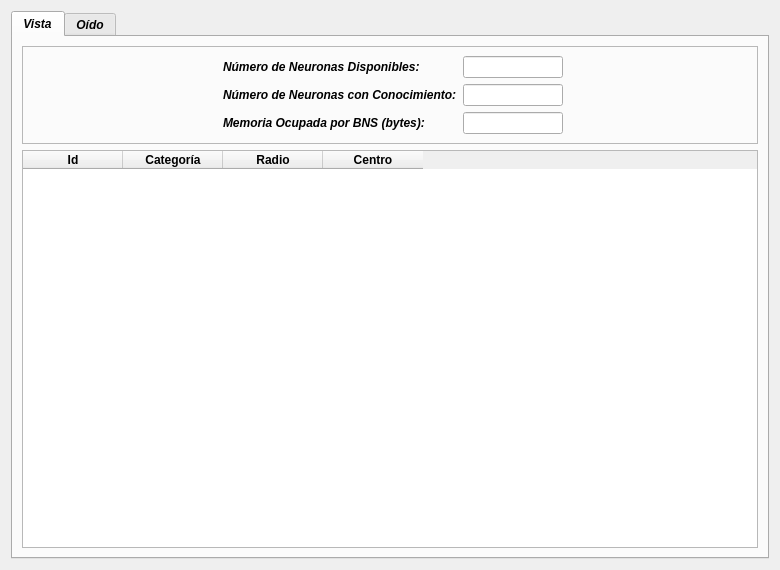
<?xml version="1.0" encoding="UTF-8"?>
<ui version="4.0">
 <class>DialogTableBNS</class>
 <widget class="QDialog" name="DialogTableBNS">
  <property name="geometry">
   <rect>
    <x>0</x>
    <y>0</y>
    <width>780</width>
    <height>570</height>
   </rect>
  </property>
  <property name="minimumSize">
   <size>
    <width>780</width>
    <height>570</height>
   </size>
  </property>
  <property name="maximumSize">
   <size>
    <width>780</width>
    <height>570</height>
   </size>
  </property>
  <property name="windowTitle">
   <string>Tabulacion De BNS</string>
  </property>
  <property name="windowIcon">
   <iconset>
    <normaloff>:/icons/tableNeuron.png</normaloff>:/icons/tableNeuron.png</iconset>
  </property>
  <layout class="QGridLayout" name="gridLayout_4">
   <item row="0" column="0">
    <widget class="QTabWidget" name="qTabWidget">
     <property name="font">
      <font>
       <weight>75</weight>
       <italic>true</italic>
       <bold>true</bold>
      </font>
     </property>
     <property name="toolTip">
      <string/>
     </property>
     <property name="tabShape">
      <enum>QTabWidget::Rounded</enum>
     </property>
     <property name="currentIndex">
      <number>0</number>
     </property>
     <widget class="QWidget" name="tabSight">
      <property name="toolTip">
       <string>Bloque Neuronal de Vista</string>
      </property>
      <attribute name="title">
       <string>Vista</string>
      </attribute>
      <layout class="QGridLayout" name="gridLayout_5">
       <item row="0" column="0">
        <widget class="QFrame" name="frame_2">
         <property name="frameShape">
          <enum>QFrame::StyledPanel</enum>
         </property>
         <property name="frameShadow">
          <enum>QFrame::Raised</enum>
         </property>
         <layout class="QGridLayout" name="gridLayout_3">
          <item row="0" column="0">
           <layout class="QFormLayout" name="formLayoutSight">
            <property name="fieldGrowthPolicy">
             <enum>QFormLayout::AllNonFixedFieldsGrow</enum>
            </property>
            <property name="formAlignment">
             <set>Qt::AlignHCenter|Qt::AlignTop</set>
            </property>
            <item row="0" column="0">
             <widget class="QLabel" name="labelNumNeuronSight">
              <property name="text">
               <string>Número de Neuronas Disponibles:</string>
              </property>
             </widget>
            </item>
            <item row="0" column="1">
             <widget class="QLineEdit" name="lineEditNumNeuronSight">
              <property name="maximumSize">
               <size>
                <width>100</width>
                <height>16777215</height>
               </size>
              </property>
              <property name="alignment">
               <set>Qt::AlignCenter</set>
              </property>
              <property name="readOnly">
               <bool>true</bool>
              </property>
             </widget>
            </item>
            <item row="1" column="0">
             <widget class="QLabel" name="labelPtrSight">
              <property name="text">
               <string>Número de Neuronas con Conocimiento:</string>
              </property>
             </widget>
            </item>
            <item row="1" column="1">
             <widget class="QLineEdit" name="lineEditPtrSight">
              <property name="maximumSize">
               <size>
                <width>100</width>
                <height>16777215</height>
               </size>
              </property>
              <property name="alignment">
               <set>Qt::AlignCenter</set>
              </property>
              <property name="readOnly">
               <bool>true</bool>
              </property>
             </widget>
            </item>
            <item row="2" column="0">
             <widget class="QLabel" name="labelMemSight">
              <property name="text">
               <string>Memoria Ocupada por BNS (bytes):</string>
              </property>
             </widget>
            </item>
            <item row="2" column="1">
             <widget class="QLineEdit" name="lineEditMemSight">
              <property name="maximumSize">
               <size>
                <width>100</width>
                <height>16777215</height>
               </size>
              </property>
              <property name="alignment">
               <set>Qt::AlignCenter</set>
              </property>
              <property name="readOnly">
               <bool>true</bool>
              </property>
             </widget>
            </item>
           </layout>
          </item>
         </layout>
        </widget>
       </item>
       <item row="1" column="0">
        <layout class="QVBoxLayout" name="verticalLayoutSight">
         <item>
          <widget class="QTableWidget" name="tableWidgetSight">
           <property name="editTriggers">
            <set>QAbstractItemView::NoEditTriggers</set>
           </property>
           <property name="alternatingRowColors">
            <bool>true</bool>
           </property>
           <column>
            <property name="text">
             <string>Id</string>
            </property>
            <property name="toolTip">
             <string>Identificador De neurona</string>
            </property>
            <property name="font">
             <font>
              <weight>75</weight>
              <bold>true</bold>
             </font>
            </property>
            <property name="textAlignment">
             <set>AlignHCenter|AlignVCenter|AlignCenter</set>
            </property>
           </column>
           <column>
            <property name="text">
             <string>Categoría</string>
            </property>
            <property name="toolTip">
             <string>Clase que reconoce Neurona</string>
            </property>
            <property name="font">
             <font>
              <weight>75</weight>
              <bold>true</bold>
             </font>
            </property>
            <property name="textAlignment">
             <set>AlignHCenter|AlignVCenter|AlignCenter</set>
            </property>
           </column>
           <column>
            <property name="text">
             <string>Radio</string>
            </property>
            <property name="font">
             <font>
              <weight>75</weight>
              <bold>true</bold>
             </font>
            </property>
            <property name="textAlignment">
             <set>AlignHCenter|AlignVCenter|AlignCenter</set>
            </property>
           </column>
           <column>
            <property name="text">
             <string>Centro</string>
            </property>
            <property name="toolTip">
             <string>Centro De Neurona</string>
            </property>
            <property name="font">
             <font>
              <weight>75</weight>
              <bold>true</bold>
             </font>
            </property>
            <property name="textAlignment">
             <set>AlignHCenter|AlignVCenter|AlignCenter</set>
            </property>
           </column>
          </widget>
         </item>
        </layout>
       </item>
      </layout>
     </widget>
     <widget class="QWidget" name="tabHearing">
      <property name="toolTip">
       <string>Bloque Neuronal de Oido</string>
      </property>
      <attribute name="title">
       <string>Oído</string>
      </attribute>
      <layout class="QGridLayout" name="gridLayout_2">
       <item row="0" column="0">
        <widget class="QFrame" name="frame">
         <property name="frameShape">
          <enum>QFrame::StyledPanel</enum>
         </property>
         <property name="frameShadow">
          <enum>QFrame::Raised</enum>
         </property>
         <layout class="QGridLayout" name="gridLayout">
          <item row="0" column="0">
           <layout class="QFormLayout" name="formLayoutHearing">
            <property name="fieldGrowthPolicy">
             <enum>QFormLayout::AllNonFixedFieldsGrow</enum>
            </property>
            <property name="formAlignment">
             <set>Qt::AlignHCenter|Qt::AlignTop</set>
            </property>
            <item row="0" column="0">
             <widget class="QLabel" name="labelNumNeuronHearing">
              <property name="text">
               <string>Número de Neuronas Disponibles:</string>
              </property>
             </widget>
            </item>
            <item row="0" column="1">
             <widget class="QLineEdit" name="lineEditNumNeuronHearing">
              <property name="maximumSize">
               <size>
                <width>100</width>
                <height>16777215</height>
               </size>
              </property>
              <property name="alignment">
               <set>Qt::AlignCenter</set>
              </property>
              <property name="readOnly">
               <bool>true</bool>
              </property>
             </widget>
            </item>
            <item row="1" column="0">
             <widget class="QLabel" name="labelPtrSightHearing">
              <property name="text">
               <string>Número de Neuronas con Conocimiento:</string>
              </property>
             </widget>
            </item>
            <item row="1" column="1">
             <widget class="QLineEdit" name="lineEditPtrHearing">
              <property name="maximumSize">
               <size>
                <width>100</width>
                <height>16777215</height>
               </size>
              </property>
              <property name="alignment">
               <set>Qt::AlignCenter</set>
              </property>
              <property name="readOnly">
               <bool>true</bool>
              </property>
             </widget>
            </item>
            <item row="2" column="0">
             <widget class="QLabel" name="labelMemHearing">
              <property name="text">
               <string>Memoria Ocupada por BNS (bytes):</string>
              </property>
             </widget>
            </item>
            <item row="2" column="1">
             <widget class="QLineEdit" name="lineEditMemHearing">
              <property name="maximumSize">
               <size>
                <width>100</width>
                <height>16777215</height>
               </size>
              </property>
              <property name="alignment">
               <set>Qt::AlignCenter</set>
              </property>
              <property name="readOnly">
               <bool>true</bool>
              </property>
             </widget>
            </item>
           </layout>
          </item>
         </layout>
        </widget>
       </item>
       <item row="1" column="0">
        <layout class="QVBoxLayout" name="verticalLayoutHearing">
         <item>
          <widget class="QTableWidget" name="tableWidgetHearing">
           <property name="editTriggers">
            <set>QAbstractItemView::NoEditTriggers</set>
           </property>
           <property name="alternatingRowColors">
            <bool>true</bool>
           </property>
           <column>
            <property name="text">
             <string>Id</string>
            </property>
            <property name="toolTip">
             <string>Identificador De neurona</string>
            </property>
            <property name="font">
             <font>
              <weight>75</weight>
              <bold>true</bold>
             </font>
            </property>
            <property name="textAlignment">
             <set>AlignHCenter|AlignVCenter|AlignCenter</set>
            </property>
           </column>
           <column>
            <property name="text">
             <string>Categoría</string>
            </property>
            <property name="toolTip">
             <string>Clase que reconoce Neurona</string>
            </property>
            <property name="font">
             <font>
              <weight>75</weight>
              <bold>true</bold>
             </font>
            </property>
            <property name="textAlignment">
             <set>AlignHCenter|AlignVCenter|AlignCenter</set>
            </property>
           </column>
           <column>
            <property name="text">
             <string>Radio</string>
            </property>
            <property name="font">
             <font>
              <weight>75</weight>
              <bold>true</bold>
             </font>
            </property>
            <property name="textAlignment">
             <set>AlignHCenter|AlignVCenter|AlignCenter</set>
            </property>
           </column>
           <column>
            <property name="text">
             <string>Centro</string>
            </property>
            <property name="toolTip">
             <string>Centro De Neurona</string>
            </property>
            <property name="font">
             <font>
              <weight>75</weight>
              <bold>true</bold>
             </font>
            </property>
            <property name="textAlignment">
             <set>AlignHCenter|AlignVCenter|AlignCenter</set>
            </property>
           </column>
          </widget>
         </item>
        </layout>
       </item>
      </layout>
     </widget>
    </widget>
   </item>
  </layout>
 </widget>
 <resources/>
 <connections/>
</ui>
